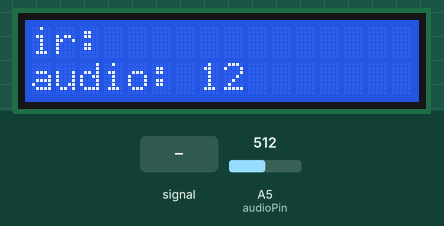
This sketch was run on a simulated Arduino Uno, built with avr-gcc and run on an emulated ATmega328P. Shown: 16×2 character LCD. The inputs (shaded band) are chosen by the test bench; at power-on: A5 (audioPin) = 512.

Above: at 1.8 s.
1.9 s: A5 (audioPin) fed a 200 Hz sine of ±81 counts around its level
At 3.7 s:
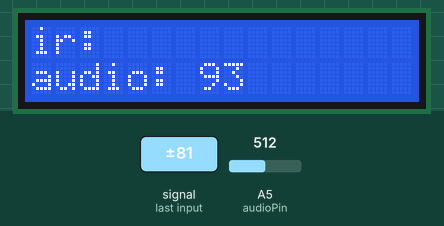
4.0 s: A5 (audioPin) set to 716
At 6.1 s:
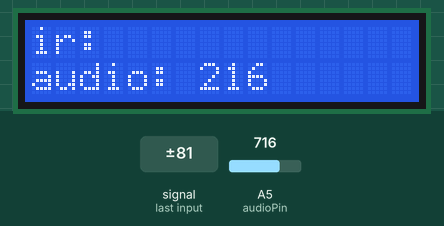
6.4 s: A5 (audioPin) fed a 1000 Hz sine of ±255 counts around its level
At 8.6 s:
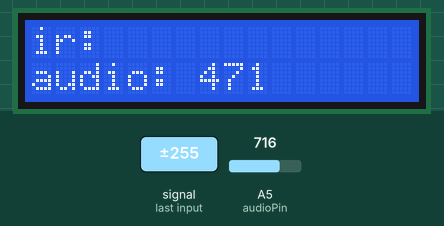
8.9 s: A5 (audioPin) set to 900
At 11.7 s:
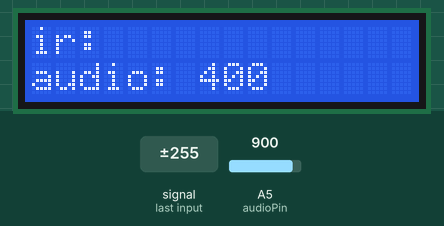
11.9 s: A5 (audioPin) set to 1010
At 13.6 s:
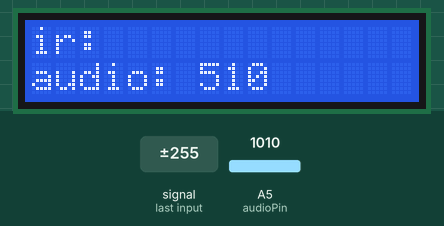
Timing chart, 0 to 14.8 s (numbered marks = the images above; inputs shaded):
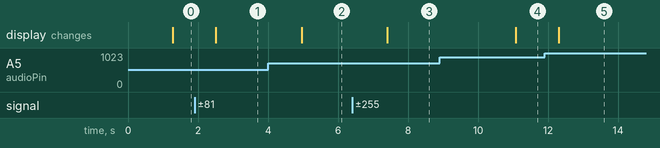

Measured:
- after the input at 1.9 s, the display: changes after 0.61 s (image 1)
- after the input at 4.0 s, the display: changes after 0.96 s (image 2)
- after the input at 6.4 s, the display: changes after 1.0 s (image 3)
- after the input at 8.9 s, the display: changes after 2.2 s (image 4)
- after the input at 11.9 s, the display: changes after 0.41 s (image 5)

The sketch:

audio_ir_test.ino
```cpp
#include <IRremote.hpp>;
#include <LiquidCrystal.h>

// io pins
const byte audioPin = A5;
const byte irPin = 10;

// lcd
const int rs=2, en=3, d4=4, d5=5, d6=6, d7=7;
const int rows=2, cols=16;
LiquidCrystal lcd(rs,en,d4,d5,d6,d7);

// constants to fiddle with
const int audioDelay = 5; // audio sample delay in ms
const int audioSamplesMax = 1000/audioDelay; // 1 sec of audio samples before updating screen

int audio, ir;
int sampleCount = 0;
unsigned long last = 0;
int maxAudio = 0;

void setup() {
  IrReceiver.begin(irPin, 1);

  lcd.begin(cols, rows);
  lcd.print("ir: ");
  lcd.setCursor(0,1);
  lcd.print("audio: ");

  pinMode(audioPin, INPUT);
  pinMode(irPin, INPUT);
  Serial.begin(9600);
}

void loop() {
  if (millis() - last > audioDelay){
    last = millis();
    audio = analogRead(audioPin)-500;

    // update audio sample max if needed
    if (sampleCount < audioSamplesMax){
      if (audio > maxAudio) maxAudio = audio;
      sampleCount++;
    }
    // max samples reached, print max
    else{
      lcd.setCursor(7, 1);
      lcd.print("    ");
      lcd.setCursor(7, 1);
      lcd.print(maxAudio);

      // reset
      sampleCount = 0;
      maxAudio = 0;
    }
  }

  if (IrReceiver.decode()){
    Serial.println(IrReceiver.decodedIRData.decodedRawData, HEX);

    lcd.setCursor(4, 0);
    lcd.print(IrReceiver.decodedIRData.decodedRawData, HEX);

    IrReceiver.resume();
  }

  //delay(100);
}
```
